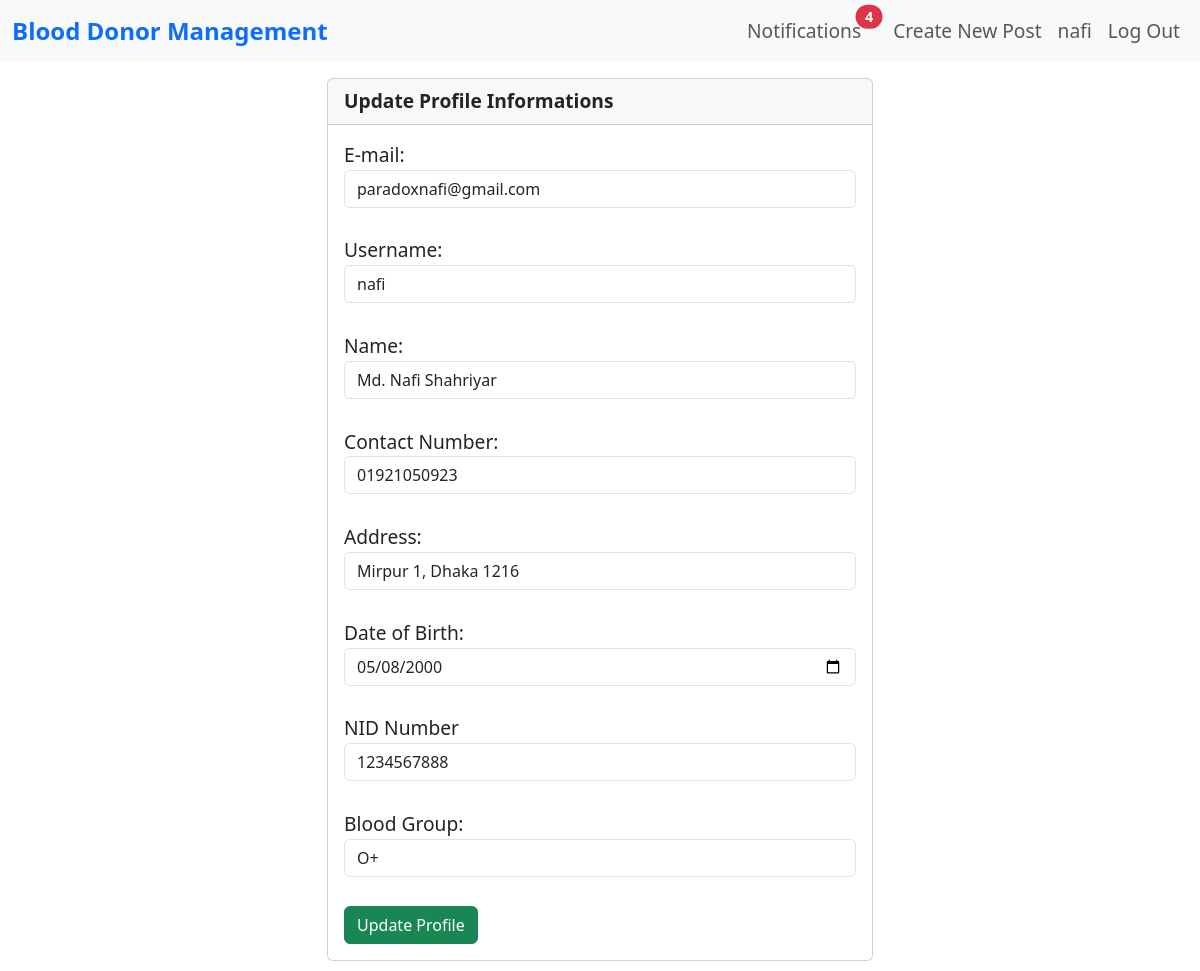
Page /auth1/updateProfile/ (signed in) on the committed database.
### auth1/models.py (models this page shows, shortened)
class RegisterUser(AbstractBaseUser):
	username				= models.CharField(max_length=50, unique=True)
	name					= models.CharField(max_length=100)
	email					= models.EmailField(max_length=100, unique=True)
	contact_number			= models.CharField(max_length=15)
	address					= models.CharField(max_length=250, null=True, blank=True)
	date_of_birth			= models.DateField(null=True, blank=True) #Fix
	nid						= models.CharField(max_length=13, null=True, blank=True)
	blood_group				= models.CharField(max_length=8, choices=BLOOD_GROUPS, null=True, blank=True)
	date_joined				= models.DateTimeField(verbose_name='date joined', auto_now_add=True)
	last_login				= models.DateTimeField(verbose_name='last login', auto_now=True)
	is_admin				= models.BooleanField(default=False)
	is_active				= models.BooleanField(default=True)
	is_staff				= models.BooleanField(default=False)
	is_superuser			= models.BooleanField(default=False)
	last_donated			= models.DateField(verbose_name='last_donated', auto_now_add=False, null=True, blank=True)
	donation_count			= models.IntegerField(default=0)
	USERNAME_FIELD = 'email'
	REQUIRED_FIELDS = ['username', 'password']
	objects = MyAccountManager()

### auth1/views.py (the view)
# urls.py: path('updateProfile/', views.updateProfileView, name='updateProfile'),
def updateProfileView(request):
    if not request.user.is_authenticated:
        return redirect('logoutUserView')
    context = {}
    if request.POST:
        form = AccountUpdateForm(request.POST, instance=request.user)
        if form.is_valid():
            form.save()
        return redirect('profileUser')
    else:
        form = AccountUpdateForm(
            initial = {
                "email": request.user.email,
                "username": request.user.username,
                "name": request.user.name,
                "contact_number": request.user.contact_number,
                "address": request.user.address,
                "date_of_birth": request.user.date_of_birth,
                "nid": request.user.nid,
                "blood_group": request.user.blood_group,
            }
        )
    context['form'] = form
    return render(request, 'auth1/update_profile.html', context)

### auth1/forms.py (shortened to what this page needs)
class AccountUpdateForm(forms.ModelForm):
    class Meta:
        model = RegisterUser
        fields = {'email', 'username', 'name', 'contact_number', 'address', 'date_of_birth', 'nid', 'blood_group'}
    def __init__(self, *args, **kwargs):
        super().__init__(*args, **kwargs)
        for name, field, in self.fields.items():
            field.widget.attrs.update({'class' : 'form-control'})
        self.fields['date_of_birth'].widget.input_type = 'date'
        self.fields['contact_number'].widget.input_type = 'number'
        self.fields['nid'].widget.input_type = 'number'

### auth1/templates/auth1/update_profile.html (shortened to what this page needs)
{% extends 'post/base.html' %}
{% block content %}
<div class="container">
    <div class="row">
        <div class="col-6 offset-3 my-3">
            <div class="card">
                <div class="card-header">
                    <b>Update Profile Informations</b>
                </div>
                <div class="card-body">
					<form method="POST">
							E-mail: {{form.email}} </br>
							Username: {{form.username}}</br>
							Name: {{form.name}}</br>
							Contact Number: {{form.contact_number}}</br>
							Address: {{form.address}}</br>
							Date of Birth: {{form.date_of_birth}}</br>
							NID Number {{form.nid}}</br>
							Blood Group: {{form.blood_group}}</br>
							<button type="submit" class="btn btn-success">Update Profile</button>
					</form>
				</div>
			</div>
		</div>
	</div>
</div>
{% endblock %}

### post/templates/post/base.html (shortened to what this page needs)
<!DOCTYPE html>
<html lang="en">
<head>
	{% load bootstrap5 %}
	{% bootstrap_css %}
	<nav class="navbar navbar-expand-lg navbar-light bg-light">
		<div class="container-fluid">
			<a class="navbar-brand" href="{% url 'home'%}"> <b class="text-primary"> <big> Blood Donor Management </big>
				</b></a>
			<div class="collapse navbar-collapse" id="navbarSupportedContent">
				{% if user.is_authenticated %}
				<big>
				<ul class="navbar-nav ml-auto">
					<li class="nav-item dropdown">
						<a type="button" class="nav-link position-relative me-3 " data-bs-toggle="dropdown"
							aria-expanded="false" href="/auth1/user/{{user.id}}/notifications">
							Notifications
							{% if total_unread_notifications != 0 %}
								<span
									class="position-absolute top-5 start-100 translate-middle badge rounded-pill bg-danger">
									{{ total_unread_notifications }}
								</span>
							{% endif %}
						</a>
					</li>
					<li class="nav-item">
						<a class="nav-link" href="{% url 'createpost' %}">Create New Post</a>
					</li>
					<li class="nav-item">
						<a class="nav-link" href="{% url 'profileUser'%}">{{user.username}}</a>
					</li>
					<li class="nav-item">
						<a class="nav-link" href="{% url 'logoutUser'%}">Log Out</a>
					</li>
				</ul>
				</big>
				{% endif %}
			</div>
		</div>
	</nav>
</head>
<body> <big>
	<div id="content" , name="content">
		{% block content %}
		{% endblock %}
	</div> </big>
</body>
</html>

### rows in the picture
RegisterUser: username "nafi", email "paradoxnafi@gmail.com", name "Md. Nafi Shahriyar", contact_number "01921050923", address "Mirpur 1, Dhaka 1216", date_of_birth "05/08/2000", nid "1234567888", blood_group "O+"

### other values in the picture
{{ total_unread_notifications }} "4"
